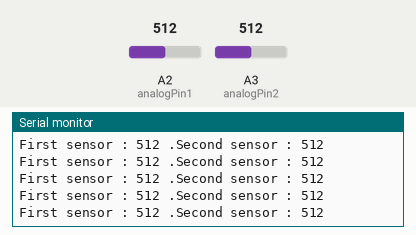
Bench run of a sketch on a simulated Arduino Uno, built with avr-gcc and run on an emulated ATmega328P. Parts: the last lines printed to the serial monitor. The inputs (shaded band) are chosen by the test bench; at power-on: A2 (analogPin1) = 512, A3 (analogPin2) = 512.

Above: at 1.2 s.
1.3 s: A2 (analogPin1) set to 716
At 1.56 s:
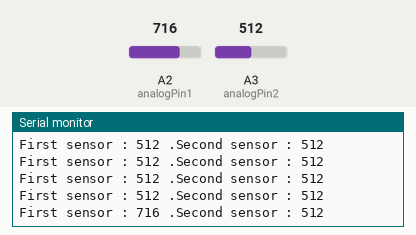
2.8 s: A3 (analogPin2) set to 716
At 2.97 s:
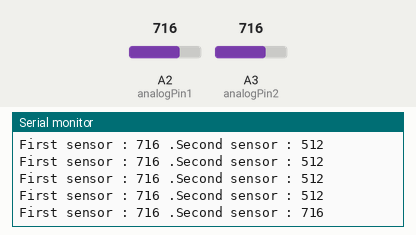
4.3 s: A2 (analogPin1) set to 900
At 4.37 s:
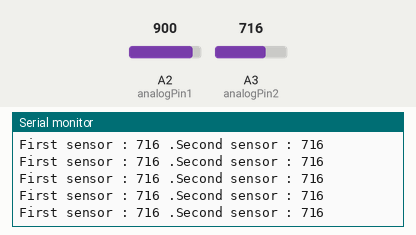
5.8 s: A3 (analogPin2) set to 900
At 5.98 s:
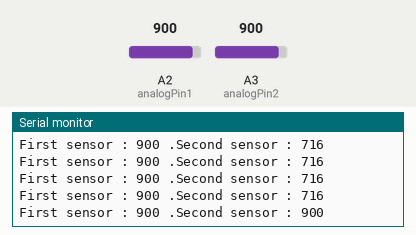
Timing chart, 0 to 8.3 s (numbered marks = the images above; inputs shaded):
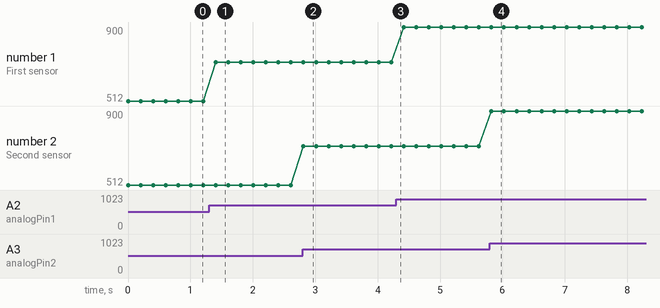

Measured:
- after the input at 1.3 s, the serial monitor: prints a new line after 0.11 s (image 1)
- after the input at 2.8 s, the serial monitor: prints a new line at once (image 2)
- after the input at 5.8 s, the serial monitor: prints a new line at once (image 4)
- plotted number 1: 512 → 716 after the input at 1.3 s, 716 → 900 after the input at 4.3 s

The sketch:

Reading2IR.ino
```cpp
/* Reading 2 IR phototransistors
VP - 4/11/2014 */

const int analogPin1 = A2;
const int analogPin2 = A3;
int baseline =0;
int val = baseline;           // store read value

void setup()
{
  Serial.begin(9600);          //  setup serial
// arrays initialization
//    arrayinit();
}

void loop()
{
  val = analogRead(analogPin1);    // read first input pin
  Serial.print("First sensor : ");
  Serial.print(val);
  val = analogRead(analogPin2);    // read 2nd input pin
  Serial.print(" .Second sensor : ");
  Serial.println(val);
  delay(200);
}

void arrayinit(){
  int  inc;
  int total;
  float IRvalArray[3];

  Serial.println(" ");
  Serial.println("Start IR initialization");
  while (total!=3){
  total=0;
  for (inc=0; inc < 4 ; inc++ ){
    IRvalArray[inc] = analogRead(analogPin1);
    if ((inc>0) && IRvalArray[inc]==IRvalArray[inc-1]){
      total++;
    }
  delay(10);
//  Serial.println((long)IRvalArray[inc], DEC);
  }
  }
  baseline=IRvalArray[3];
  Serial.print("Baseline value is ");
  Serial.println(baseline);

  Serial.println("End initialization");
}
```
